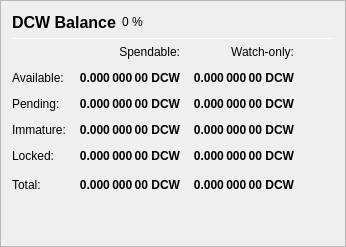
                   <widget class="QFrame" name="frame_Balances">
                    <property name="frameShape">
                     <enum>QFrame::StyledPanel</enum>
                    </property>
                    <property name="frameShadow">
                     <enum>QFrame::Raised</enum>
                    </property>
                    <layout class="QVBoxLayout" name="verticalLayout_4">
                     <item>
                      <layout class="QHBoxLayout" name="horizontalLayout_4">
                       <item>
                        <widget class="QLabel" name="label_5">
                         <property name="minimumSize">
                          <size>
                           <width>0</width>
                           <height>20</height>
                          </size>
                         </property>
                         <property name="font">
                          <font>
                           <pointsize>12</pointsize>
                           <weight>75</weight>
                           <bold>true</bold>
                          </font>
                         </property>
                         <property name="text">
                          <string>DCW Balance</string>
                         </property>
                        </widget>
                       </item>
                       <item>
                        <widget class="QLabel" name="labelDCWPercent">
                         <property name="text">
                          <string notr="true">0 %</string>
                         </property>
                        </widget>
                       </item>
                       <item>
                        <spacer name="horizontalSpacer_3">
                         <property name="orientation">
                          <enum>Qt::Horizontal</enum>
                         </property>
                         <property name="sizeHint" stdset="0">
                          <size>
                           <width>40</width>
                           <height>20</height>
                          </size>
                         </property>
                        </spacer>
                       </item>
                      </layout>
                     </item>
                     <item>
                      <widget class="Line" name="line_Balance">
                       <property name="minimumSize">
                        <size>
                         <width>0</width>
                         <height>1</height>
                        </size>
                       </property>
                       <property name="maximumSize">
                        <size>
                         <width>16777215</width>
                         <height>1</height>
                        </size>
                       </property>
                       <property name="orientation">
                        <enum>Qt::Horizontal</enum>
                       </property>
                      </widget>
                     </item>
                     <item>
                      <layout class="QGridLayout" name="gridLayout">
                       <property name="spacing">
                        <number>12</number>
                       </property>
                       <item row="0" column="1">
                        <widget class="QLabel" name="labelSpendable">
                         <property name="text">
                          <string>Spendable:</string>
                         </property>
                         <property name="alignment">
                          <set>Qt::AlignRight|Qt::AlignTrailing|Qt::AlignVCenter</set>
                         </property>
                        </widget>
                       </item>
                       <item row="0" column="2">
                        <widget class="QLabel" name="labelWatchonly">
                         <property name="text">
                          <string>Watch-only:</string>
                         </property>
                         <property name="alignment">
                          <set>Qt::AlignRight|Qt::AlignTrailing|Qt::AlignVCenter</set>
                         </property>
                        </widget>
                       </item>
                       <item row="1" column="0">
                        <widget class="QLabel" name="labelBalanceText">
                         <property name="text">
                          <string>Available:</string>
                         </property>
                        </widget>
                       </item>
                       <item row="1" column="1">
                        <widget class="QLabel" name="labelBalance">
                         <property name="font">
                          <font>
                           <weight>75</weight>
                           <bold>true</bold>
                          </font>
                         </property>
                         <property name="cursor">
                          <cursorShape>IBeamCursor</cursorShape>
                         </property>
                         <property name="toolTip">
                          <string>Your current spendable balance</string>
                         </property>
                         <property name="text">
                          <string notr="true">0.000 000 00 DCW</string>
                         </property>
                         <property name="alignment">
                          <set>Qt::AlignRight|Qt::AlignTrailing|Qt::AlignVCenter</set>
                         </property>
                         <property name="textInteractionFlags">
                          <set>Qt::LinksAccessibleByMouse|Qt::TextSelectableByKeyboard|Qt::TextSelectableByMouse</set>
                         </property>
                        </widget>
                       </item>
                       <item row="1" column="2">
                        <widget class="QLabel" name="labelWatchAvailable">
                         <property name="font">
                          <font>
                           <weight>75</weight>
                           <bold>true</bold>
                          </font>
                         </property>
                         <property name="cursor">
                          <cursorShape>IBeamCursor</cursorShape>
                         </property>
                         <property name="toolTip">
                          <string>Your current balance in watch-only addresses</string>
                         </property>
                         <property name="text">
                          <string notr="true">0.000 000 00 DCW</string>
                         </property>
                         <property name="alignment">
                          <set>Qt::AlignRight|Qt::AlignTrailing|Qt::AlignVCenter</set>
                         </property>
                         <property name="textInteractionFlags">
                          <set>Qt::LinksAccessibleByMouse|Qt::TextSelectableByKeyboard|Qt::TextSelectableByMouse</set>
                         </property>
                        </widget>
                       </item>
                       <item row="2" column="0">
                        <widget class="QLabel" name="labelPendingText">
                         <property name="text">
                          <string>Pending:</string>
                         </property>
                        </widget>
                       </item>
                       <item row="2" column="1">
                        <widget class="QLabel" name="labelUnconfirmed">
                         <property name="font">
                          <font>
                           <weight>75</weight>
                           <bold>true</bold>
                          </font>
                         </property>
                         <property name="cursor">
                          <cursorShape>IBeamCursor</cursorShape>
                         </property>
                         <property name="toolTip">
                          <string>Total of transactions that have yet to be confirmed, and do not yet count toward the spendable balance</string>
                         </property>
                         <property name="text">
                          <string notr="true">0.000 000 00 DCW</string>
                         </property>
                         <property name="alignment">
                          <set>Qt::AlignRight|Qt::AlignTrailing|Qt::AlignVCenter</set>
                         </property>
                         <property name="textInteractionFlags">
                          <set>Qt::LinksAccessibleByMouse|Qt::TextSelectableByKeyboard|Qt::TextSelectableByMouse</set>
                         </property>
                        </widget>
                       </item>
                       <item row="2" column="2">
                        <widget class="QLabel" name="labelWatchPending">
                         <property name="font">
                          <font>
                           <weight>75</weight>
                           <bold>true</bold>
                          </font>
                         </property>
                         <property name="cursor">
                          <cursorShape>IBeamCursor</cursorShape>
                         </property>
                         <property name="toolTip">
                          <string>Unconfirmed transactions to watch-only addresses</string>
                         </property>
                         <property name="text">
                          <string notr="true">0.000 000 00 DCW</string>
                         </property>
                         <property name="alignment">
                          <set>Qt::AlignRight|Qt::AlignTrailing|Qt::AlignVCenter</set>
                         </property>
                         <property name="textInteractionFlags">
                          <set>Qt::LinksAccessibleByMouse|Qt::TextSelectableByKeyboard|Qt::TextSelectableByMouse</set>
                         </property>
                        </widget>
                       </item>
                       <item row="3" column="0">
                        <widget class="QLabel" name="labelImmatureText">
                         <property name="text">
                          <string>Immature:</string>
                         </property>
                        </widget>
                       </item>
                       <item row="3" column="1">
                        <widget class="QLabel" name="labelImmature">
                         <property name="font">
                          <font>
                           <weight>75</weight>
                           <bold>true</bold>
                          </font>
                         </property>
                         <property name="cursor">
                          <cursorShape>IBeamCursor</cursorShape>
                         </property>
                         <property name="toolTip">
                          <string>Staked or masternode rewards that has not yet matured</string>
                         </property>
                         <property name="text">
                          <string notr="true">0.000 000 00 DCW</string>
                         </property>
                         <property name="alignment">
                          <set>Qt::AlignRight|Qt::AlignTrailing|Qt::AlignVCenter</set>
                         </property>
                         <property name="textInteractionFlags">
                          <set>Qt::LinksAccessibleByMouse|Qt::TextSelectableByKeyboard|Qt::TextSelectableByMouse</set>
                         </property>
                        </widget>
                       </item>
                       <item row="3" column="2">
                        <widget class="QLabel" name="labelWatchImmature">
                         <property name="font">
                          <font>
                           <weight>75</weight>
                           <bold>true</bold>
                          </font>
                         </property>
                         <property name="cursor">
                          <cursorShape>IBeamCursor</cursorShape>
                         </property>
                         <property name="toolTip">
                          <string>Staked or masternode rewards in watch-only addresses that has not yet matured</string>
                         </property>
                         <property name="text">
                          <string notr="true">0.000 000 00 DCW</string>
                         </property>
                         <property name="alignment">
                          <set>Qt::AlignRight|Qt::AlignTrailing|Qt::AlignVCenter</set>
                         </property>
                         <property name="textInteractionFlags">
                          <set>Qt::LinksAccessibleByMouse|Qt::TextSelectableByKeyboard|Qt::TextSelectableByMouse</set>
                         </property>
                        </widget>
                       </item>
                       <item row="4" column="0">
                        <widget class="QLabel" name="labelLockedBalanceText">
                         <property name="toolTip">
                          <string>Locked DCW or Masternode collaterals. These are excluded from zDCW minting.</string>
                         </property>
                         <property name="text">
                          <string>Locked:</string>
                         </property>
                        </widget>
                       </item>
                       <item row="4" column="1">
                        <widget class="QLabel" name="labelLockedBalance">
                         <property name="font">
                          <font>
                           <weight>75</weight>
                           <bold>true</bold>
                          </font>
                         </property>
                         <property name="cursor">
                          <cursorShape>IBeamCursor</cursorShape>
                         </property>
                         <property name="toolTip">
                          <string>Locked DCW or Masternode collaterals. These are excluded from zDCW minting.</string>
                         </property>
                         <property name="text">
                          <string notr="true">0.000 000 00 DCW</string>
                         </property>
                         <property name="alignment">
                          <set>Qt::AlignRight|Qt::AlignTrailing|Qt::AlignVCenter</set>
                         </property>
                         <property name="textInteractionFlags">
                          <set>Qt::LinksAccessibleByMouse|Qt::TextSelectableByKeyboard|Qt::TextSelectableByMouse</set>
                         </property>
                        </widget>
                       </item>
                       <item row="4" column="2">
                        <widget class="QLabel" name="labelWatchLocked">
                         <property name="font">
                          <font>
                           <weight>75</weight>
                           <bold>true</bold>
                          </font>
                         </property>
                         <property name="cursor">
                          <cursorShape>IBeamCursor</cursorShape>
                         </property>
                         <property name="toolTip">
                          <string>Current locked balance in watch-only addresses</string>
                         </property>
                         <property name="text">
                          <string notr="true">0.000 000 00 DCW</string>
                         </property>
                         <property name="alignment">
                          <set>Qt::AlignRight|Qt::AlignTrailing|Qt::AlignVCenter</set>
                         </property>
                         <property name="textInteractionFlags">
                          <set>Qt::LinksAccessibleByMouse|Qt::TextSelectableByKeyboard|Qt::TextSelectableByMouse</set>
                         </property>
                        </widget>
                       </item>
                       <item row="5" column="0">
                        <widget class="QLabel" name="labelTotalText">
                         <property name="toolTip">
                          <string>Your current Decentralway balance, unconfirmed and immature transactions included</string>
                         </property>
                         <property name="text">
                          <string>Total:</string>
                         </property>
                        </widget>
                       </item>
                       <item row="5" column="1">
                        <widget class="QLabel" name="labelTotal">
                         <property name="font">
                          <font>
                           <weight>75</weight>
                           <bold>true</bold>
                          </font>
                         </property>
                         <property name="cursor">
                          <cursorShape>IBeamCursor</cursorShape>
                         </property>
                         <property name="toolTip">
                          <string>Your current Decentralway balance, unconfirmed and immature transactions included</string>
                         </property>
                         <property name="text">
                          <string notr="true">0.000 000 00 DCW</string>
                         </property>
                         <property name="alignment">
                          <set>Qt::AlignRight|Qt::AlignTrailing|Qt::AlignVCenter</set>
                         </property>
                         <property name="textInteractionFlags">
                          <set>Qt::LinksAccessibleByMouse|Qt::TextSelectableByKeyboard|Qt::TextSelectableByMouse</set>
                         </property>
                        </widget>
                       </item>
                       <item row="5" column="2">
                        <widget class="QLabel" name="labelWatchTotal">
                         <property name="font">
                          <font>
                           <weight>75</weight>
                           <bold>true</bold>
                          </font>
                         </property>
                         <property name="cursor">
                          <cursorShape>IBeamCursor</cursorShape>
                         </property>
                         <property name="toolTip">
                          <string>Current total balance in watch-only addresses</string>
                         </property>
                         <property name="text">
                          <string notr="true">0.000 000 00 DCW</string>
                         </property>
                         <property name="alignment">
                          <set>Qt::AlignRight|Qt::AlignTrailing|Qt::AlignVCenter</set>
                         </property>
                         <property name="textInteractionFlags">
                          <set>Qt::LinksAccessibleByMouse|Qt::TextSelectableByKeyboard|Qt::TextSelectableByMouse</set>
                         </property>
                        </widget>
                       </item>
                       <item row="5" column="3">
                        <spacer name="horizontalSpacer_9">
                         <property name="orientation">
                          <enum>Qt::Horizontal</enum>
                         </property>
                         <property name="sizeHint" stdset="0">
                          <size>
                           <width>40</width>
                           <height>20</height>
                          </size>
                         </property>
                        </spacer>
                       </item>
                      </layout>
                     </item>
                     <item>
                      <spacer name="verticalSpacer_3">
                       <property name="orientation">
                        <enum>Qt::Vertical</enum>
                       </property>
                       <property name="sizeHint" stdset="0">
                        <size>
                         <width>20</width>
                         <height>40</height>
                        </size>
                       </property>
                      </spacer>
                     </item>
                    </layout>
                   </widget>
